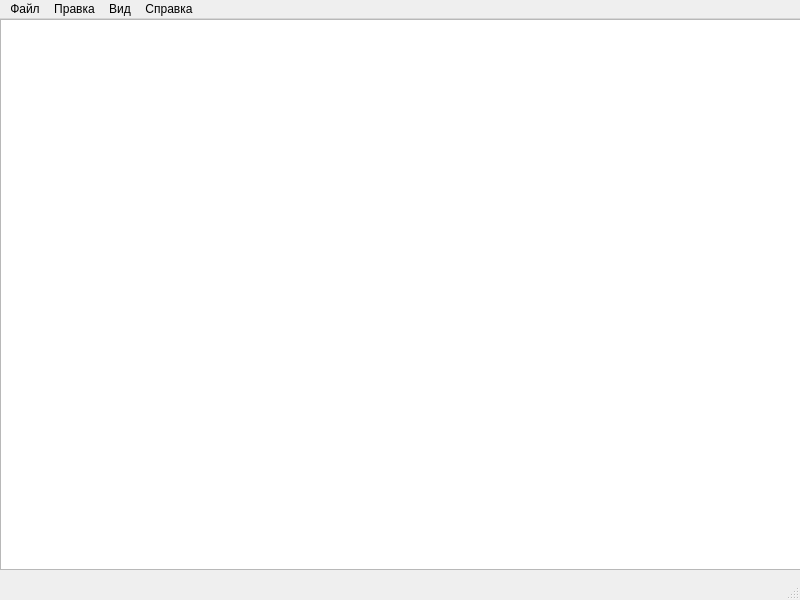
<?xml version="1.0" encoding="UTF-8"?>
<ui version="4.0">
 <class>MainWindow</class>
 <widget class="QMainWindow" name="MainWindow">
  <property name="geometry">
   <rect>
    <x>0</x>
    <y>0</y>
    <width>800</width>
    <height>600</height>
   </rect>
  </property>
  <property name="windowTitle">
   <string>Text editor</string>
  </property>
  <widget class="QWidget" name="centralwidget">
   <widget class="QPlainTextEdit" name="plainTextEdit">
    <property name="geometry">
     <rect>
      <x>0</x>
      <y>0</y>
      <width>801</width>
      <height>551</height>
     </rect>
    </property>
   </widget>
  </widget>
  <widget class="QMenuBar" name="menubar">
   <property name="geometry">
    <rect>
     <x>0</x>
     <y>0</y>
     <width>800</width>
     <height>21</height>
    </rect>
   </property>
   <widget class="QMenu" name="File">
    <property name="title">
     <string>Файл</string>
    </property>
    <addaction name="CreateNewFile"/>
    <addaction name="OpenFile"/>
    <addaction name="OpenFileOnlyRead"/>
    <addaction name="Save"/>
    <addaction name="SaveHow"/>
   </widget>
   <widget class="QMenu" name="Correction">
    <property name="title">
     <string>Правка</string>
    </property>
    <addaction name="Copy"/>
    <addaction name="Paste"/>
    <addaction name="Undo"/>
    <addaction name="Clear"/>
   </widget>
   <widget class="QMenu" name="View">
    <property name="title">
     <string>Вид</string>
    </property>
    <widget class="QMenu" name="Langue">
     <property name="title">
      <string>Выбрать язык</string>
     </property>
     <addaction name="Rus"/>
     <addaction name="Eng"/>
    </widget>
    <widget class="QMenu" name="Theme">
     <property name="title">
      <string>Тема</string>
     </property>
     <addaction name="Light"/>
     <addaction name="Dark"/>
    </widget>
    <addaction name="Langue"/>
    <addaction name="Theme"/>
   </widget>
   <widget class="QMenu" name="Info">
    <property name="title">
     <string>Справка</string>
    </property>
    <addaction name="ShowInfo"/>
    <addaction name="Binds"/>
   </widget>
   <addaction name="File"/>
   <addaction name="Correction"/>
   <addaction name="View"/>
   <addaction name="Info"/>
  </widget>
  <widget class="QStatusBar" name="statusbar"/>
  <action name="CreateNewFile">
   <property name="text">
    <string>Создать новый файл</string>
   </property>
   <property name="shortcut">
    <string>Ctrl+N</string>
   </property>
  </action>
  <action name="OpenFile">
   <property name="text">
    <string>Открыть файл</string>
   </property>
   <property name="shortcut">
    <string>Ctrl+O</string>
   </property>
  </action>
  <action name="OpenFileOnlyRead">
   <property name="text">
    <string>Открыть только для чтения</string>
   </property>
   <property name="shortcut">
    <string>Ctrl+Shift+O</string>
   </property>
  </action>
  <action name="Save">
   <property name="text">
    <string>Сохранить</string>
   </property>
   <property name="shortcut">
    <string>Ctrl+S</string>
   </property>
  </action>
  <action name="SaveHow">
   <property name="text">
    <string>Сохранить как</string>
   </property>
   <property name="shortcut">
    <string>Ctrl+Shift+S</string>
   </property>
  </action>
  <action name="Copy">
   <property name="text">
    <string>Копировать</string>
   </property>
   <property name="shortcut">
    <string>Ctrl+C</string>
   </property>
  </action>
  <action name="Paste">
   <property name="text">
    <string>Вставить</string>
   </property>
   <property name="shortcut">
    <string>Ctrl+V</string>
   </property>
  </action>
  <action name="Undo">
   <property name="text">
    <string>Отменить</string>
   </property>
   <property name="shortcut">
    <string>Ctrl+U</string>
   </property>
  </action>
  <action name="Clear">
   <property name="text">
    <string>Очистить</string>
   </property>
   <property name="shortcut">
    <string>Ctrl+L</string>
   </property>
  </action>
  <action name="ShowInfo">
   <property name="text">
    <string>Показать справочную информацию</string>
   </property>
   <property name="shortcut">
    <string>F1</string>
   </property>
  </action>
  <action name="Binds">
   <property name="text">
    <string>Сочетания клавиш</string>
   </property>
   <property name="shortcut">
    <string>F2</string>
   </property>
  </action>
  <action name="Rus">
   <property name="text">
    <string>Русский</string>
   </property>
  </action>
  <action name="Eng">
   <property name="text">
    <string>Английский</string>
   </property>
  </action>
  <action name="Light">
   <property name="text">
    <string>Светлая</string>
   </property>
  </action>
  <action name="Dark">
   <property name="text">
    <string>Тёмная</string>
   </property>
  </action>
 </widget>
 <resources/>
 <connections/>
</ui>
